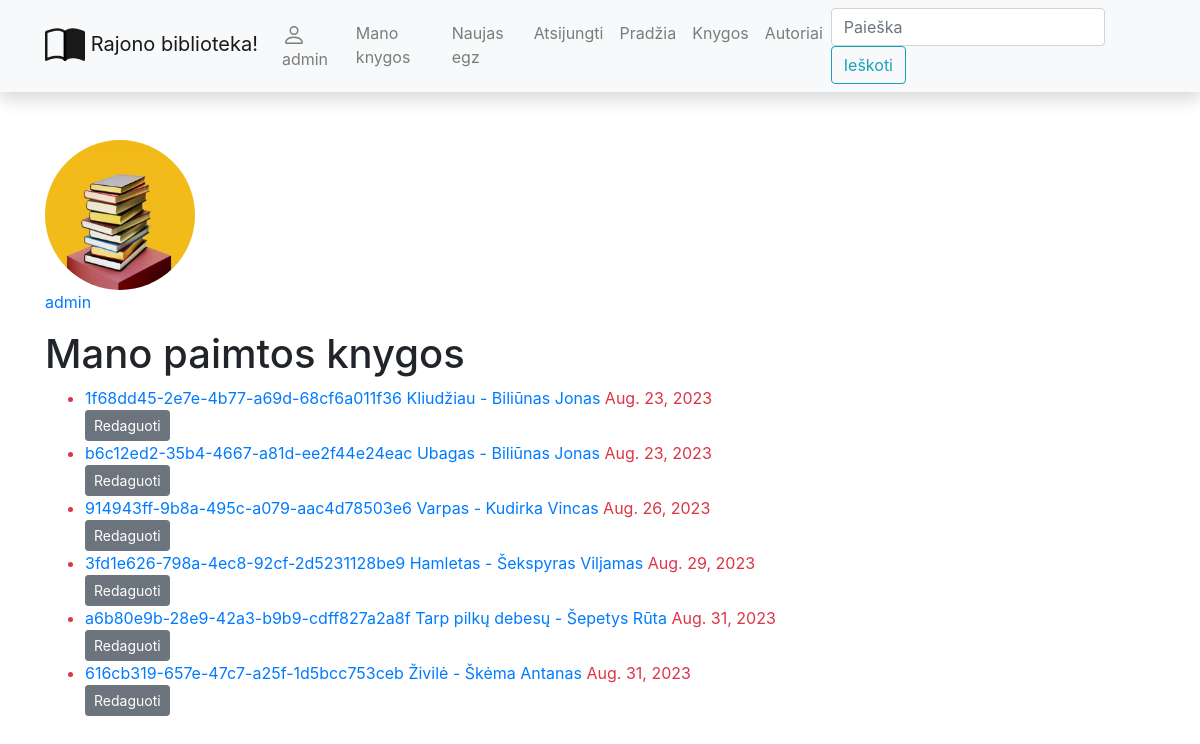
Page /library/mybooks/ (signed in) on the earlier database version.
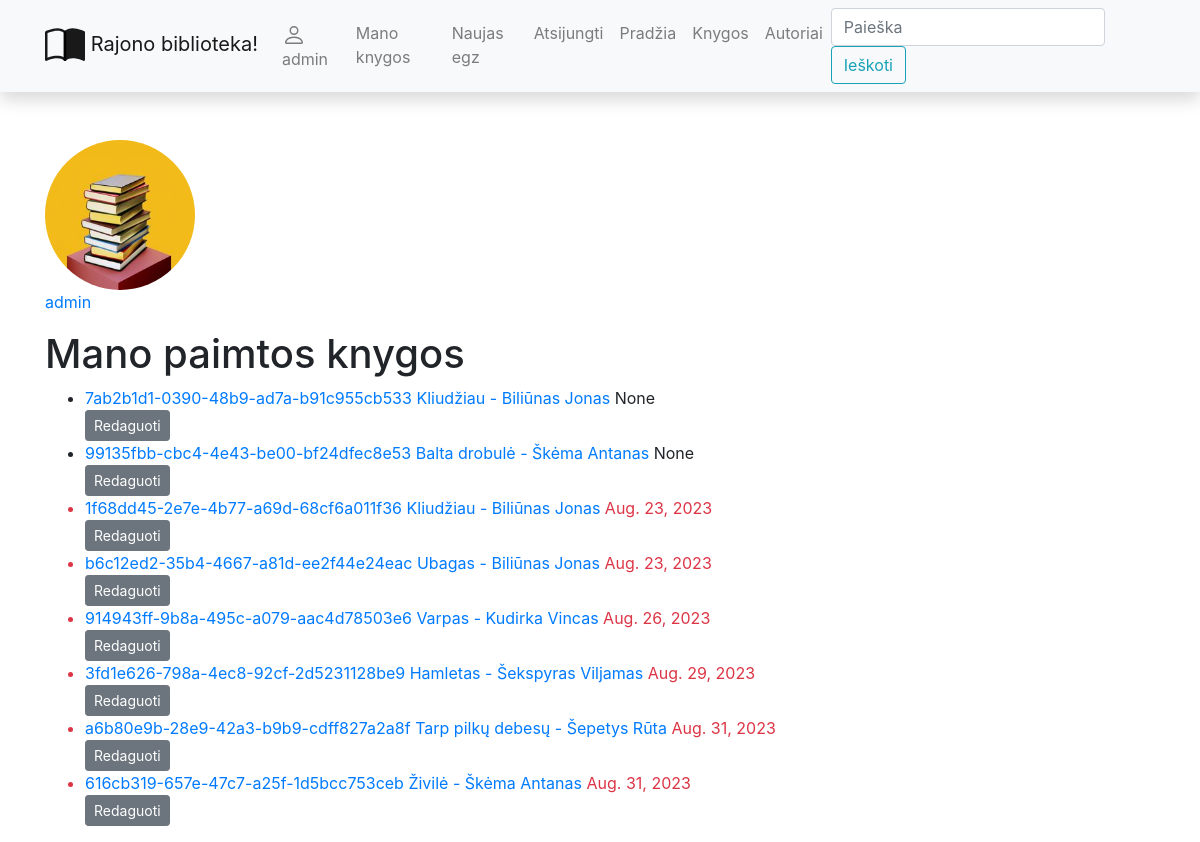
Same page on the later database version.
### library/models.py (models this page shows, shortened)
class BookInstance(models.Model):
    id = models.UUIDField(primary_key=True, default=uuid.uuid4)
    book = models.ForeignKey('Book', on_delete=models.CASCADE, related_name='bookinstance_set')
    due_back = models.DateField('Bus prieinama', null=True, blank=True)
    LOAN_STATUS = (
        ('a', 'Administruojama'),
        ('p', 'Paimta'),
        ('g', 'Galima paimti'),
        ('r', 'Rezervuota')
    )
    status = models.CharField(
        max_length=1,
        choices=LOAN_STATUS,
        blank=True,
        default='a',
        help_text='Kopijos statusas'
    )
    reader = models.ForeignKey(User, on_delete=models.SET_NULL, null=True, blank=True)
    @property
    def is_overdue(self):
        if self.due_back and date.today() > self.due_back:
            return True
        else:
            return False
    class Meta:
        ordering = ['due_back']

class Book(models.Model):
    title = models.CharField('Pavadinimas', max_length=200)
    summary = models.TextField('Aprašymas', max_length=1000)
    isbn = models.CharField('ISBN', max_length=13,
                            help_text='13 Simbolių <a href="https://lt.wikipedia.org/wiki/ISBN"> ISBN kodas</a>')
    author = models.ForeignKey('Author', on_delete=models.SET_NULL, null=True, related_name='books')
    genre = models.ManyToManyField('Genre', help_text='Išsirinkite žanrą(us)')
    cover = models.ImageField('Viršelis', upload_to='covers', null=True, blank=True)
    def __str__(self):
        return self.title
    def display_genre(self):
        return ', '.join(genre.name for genre in self.genre.all()[:2])
    display_genre.short_description = 'Žanras'

class Author(models.Model):
    first_name = models.CharField('Vardas', max_length=100)
    last_name = models.CharField('Pavarde', max_length=100)
    description = HTMLField()
    class Meta:
        ordering = ['last_name', 'first_name']
    def __str__(self):
        return f'{self.last_name}  {self.first_name}'
    def display_books(self):
        return ', '.join(book.title for book in self.books.all()[:3])
    display_books.short_Description = 'Knygos'

### library/views.py (the view)
# urls.py: path('mybooks/', views.LoanedBooksByUserListView.as_view(), name='my-borrowed'),
class LoanedBooksByUserListView(LoginRequiredMixin, generic.ListView):
    model = BookInstance
    template_name = 'user_books.html'
    context_object_name = 'bookinstance_list'
    def get_queryset(self):
        return BookInstance.objects.filter(reader=self.request.user).order_by('due_back')

### library/templates/user_books.html (shortened to what this page needs)
{% extends "base.html" %}
{% block content %}
<img class="img-fluid rounded-circle" src="{{ user.profilis.nuotrauka.url }}" style="width: 150px; height: 150px;"/>
<p class="text-primary">{{ user.username }}</p>
<h1>Mano paimtos knygos </h1>
{% if bookinstance_list %}
<ul>
    {% for bookinst_o in bookinstance_list %}
    <li class="{% if bookinst_o.is_overdue %} text-danger {% endif %}">
    <a href="{% url 'book-one' bookinst_o.book.id %}">
        {{ bookinst_o.id }} {{ bookinst_o.book}} - {{ bookinst_o.book.author}}</a>
        {{ bookinst_o.due_back }}
    </li>
    <a class="btn btn-secondary btn-sm" href="{% url 'my-borrowed-update' bookinst_o.id %}">Redaguoti</a>
     {% endfor %}
</ul>
{% else %}
    <p>Šiuo metu Jūs neturite paėmęs jokių knygų</p>
{% endif %}
{% endblock %}

Differences in the rows shown:
added BookInstance: id "7ab2b1d1-0390-48b9-ad7a-b91c955cb533", book "Kliudžiau", book.author "Biliūnas Jonas", due_back "None"
added BookInstance: id "99135fbb-cbc4-4e43-be00-bf24dfec8e53", book "Balta drobulė", book.author "Škėma Antanas", due_back "None"
